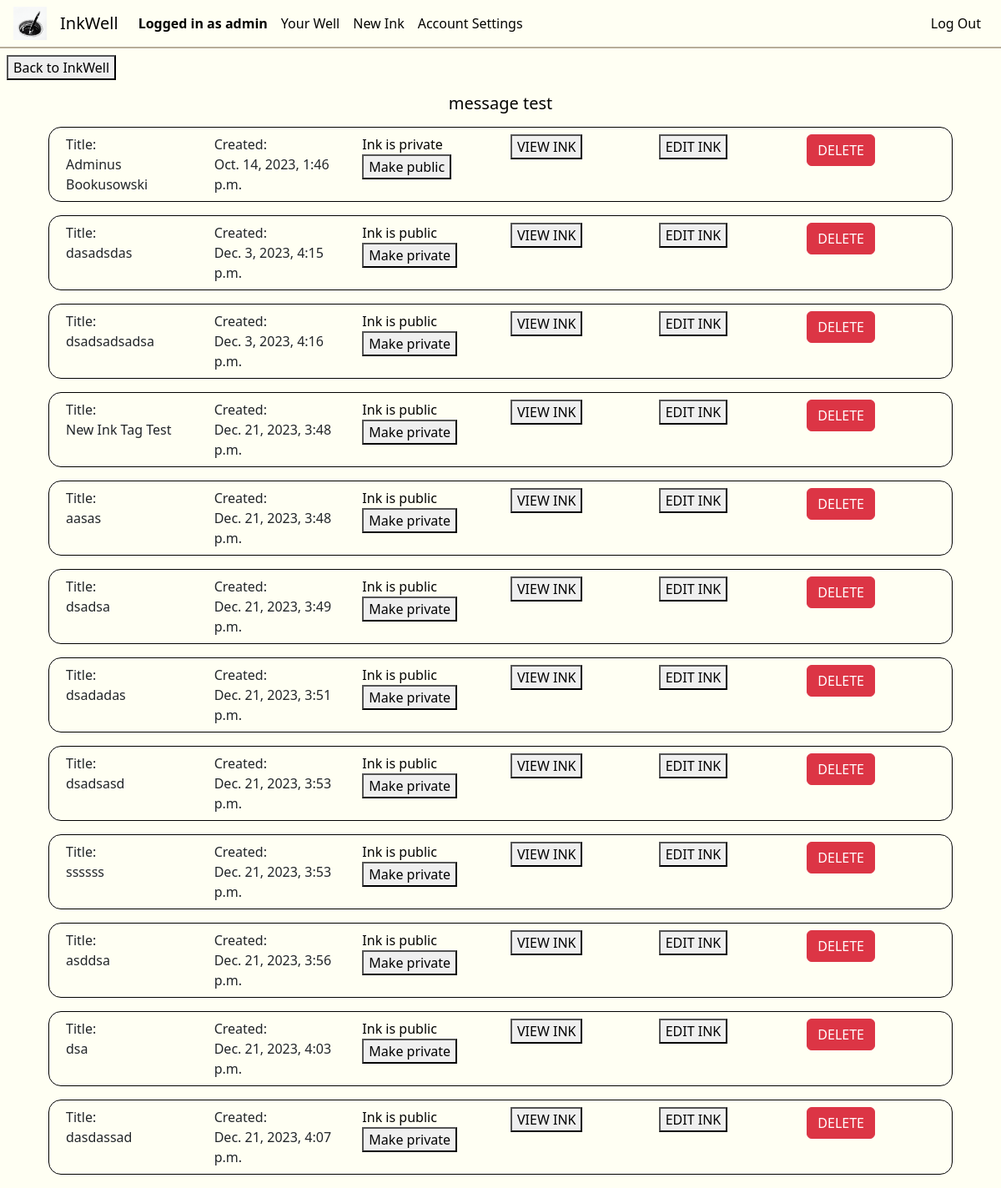
The page /ink_settings (signed in) on the database its author committed.
### inkwell/models.py (models this page shows, shortened)
class User(AbstractUser):
    about = models.CharField(max_length=250, default="")
    profilePicture = models.ImageField(upload_to='', blank=True, null=True)

class Ink(models.Model):
    wellOrigin = models.ForeignKey(Well, on_delete=models.CASCADE, related_name="well_pk", default="")
    inkOwner = models.ForeignKey(User, on_delete=models.CASCADE, related_name="ink_owner", default="")
    coAuthors = models.ManyToManyField(User, related_name="CoAuthors", blank=True)
    privateStatus = models.BooleanField(default=False)
    updateStatus = models.BooleanField(default=False) # If the Ink is edited at least once, this changes to true
    ink_following = models.ManyToManyField(User, related_name="ink_following", blank=True)
    tags = models.ManyToManyField(Tag, related_name="tags", blank=True)
    description = models.CharField(max_length=500, default="")
    title = models.CharField(max_length=64, default="")
    views = models.PositiveBigIntegerField(default=0)
    creation_date = models.DateTimeField(default=timezone.now, editable=False)

### inkwell/views.py (the view)
# urls.py: path('ink_settings', views.ink_settings, name='ink_settings'),
@login_required
def ink_settings(request):
    retrieve_inks = Ink.objects.filter(inkOwner=request.user)
    return render(request, "inkwell/ink_settings.html", {
        "inks": retrieve_inks,
        "title": "Ink Settings",
        "message": "message test"
    })

### inkwell/templates/inkwell/ink_settings.html (shortened to what this page needs)
{% extends "inkwell/layout.html" %}
{% block body %}
<a href="{% url 'well' username=request.user.username %}"><button class="backToInkWell">Back to InkWell</button></a>
<div class="container">
    {% if message %}
        <h5 class="disFdirColAliCen m-2">{{ message }}</h5>
    {% endif %}
    {% for ink in inks %}
        <div class="row inkSettingRow">
            <div class="col">
                Title:
                <br>
                {{ ink.title }}
            </div>
            <div class="col">
                Created:
                <br>
                {{ ink.creation_date }}
            </div>
            <div class="col">
                <form class="form" method="post">
                    {% if ink.privateStatus %}
                        <span>Ink is private</span>
                        <button class="" id="makeInkPublic" type="submit" onclick="privatizeInk('makePublic')">Make public</button>
                    {% else %}
                        <span>Ink is public</span>
                        <button class="" id="makeInkPrivate" type="submit" onclick="privatizeInk('makePrivate')">Make private</button>
                    {% endif %}
                </form>
            </div>
            <div class="col">
                <a href="{% url 'ink_view' inkID=ink.id %}"><button>VIEW INK</button></a>
            </div>
            <div class="col">
                <a href="{% url 'edit_ink' inkID=ink.id %}"><button>EDIT INK</button></a>
            </div>
            <div class="col">
                <a href="{% url 'delete_ink' inkID=ink.id %}"><button class="btn btn-danger">DELETE</button></a>
            </div>
        </div>
    {% endfor %}
</div>
{% endblock %}

### inkwell/templates/inkwell/layout.html (shortened to what this page needs)
{% load static %}
<!DOCTYPE html>
<html lang="en">
    <head>
        <link href="https://cdn.jsdelivr.net/npm/bootstrap@5.3.2/dist/css/bootstrap.min.css" rel="stylesheet">
        <link href="{% static 'inkwell/styles.css' %}" rel="stylesheet">
        <link rel="stylesheet" href="//code.jquery.com/ui/1.12.1/themes/base/jquery-ui.css">
    </head>
    <body>
        <nav class="navbar navbar-expand-lg">
            <img class="nav-logo" src="{% static 'inkwell/inkwell1.ico' %}" width="40px" height="40px">
            <a class="navbar-brand" href="{% url 'index' %}">InkWell</a>
            <div class="collapse navbar-collapse" id="navbarNav">
                <ul class="navbar-nav d-flex justify-content-start nav-left col">
                    {% if user.is_authenticated %}
                        <li class="nav-item">
                            <span class="nav-link text-center loggedInAs">Logged in as {{request.user.username}}</span>
                        </li>
                        <li class="nav-item">
                            <a class="nav-link text-center" href="{% url 'well' username=user.username %}">Your Well</a>
                        </li>
                        <li class="nav-item">
                            <a class="nav-link text-center" href="{% url 'newInk' %}">New Ink</a>
                        </li>
                        <li class="nav-item">
                            <a class="nav-link text-center" href="{% url 'settings' %}">Account Settings</a>
                        </li>
                    {% endif %}
                </ul>
                <ul class="navbar-nav d-flex justify-content-end nav-right col-2">
                    {% if user.is_authenticated %}
                        <li class="nav-item">
                            <a class="nav-link" href="{% url 'logout' %}">Log Out</a>
                        </li>
                    {% endif %}
                </ul>
            </div>
          </nav>
        <div class="body">
            {% block body %}
            {% endblock %}
        </div>
    </body>
</html>

### inkwell/static/inkwell/styles.css (style rules this page uses)
:root { --black: #020202ff; --dark-green: #0d2818ff; --pakistan-green: #04471cff; --sea-green: #058c42ff; --malachite: #16db65ff; --coquelicot: #f15025ff; --white: #ffffffff; --platinum: #e6e8e6ff; --timberwolf: #ced0ceff; --eerie-black: #191919ff; --gunmetal: #223843ff; --antiflash-white: #eff1f3ff; --timberwolf: #dbd3d8ff; --desert-sand: #d8b4a0ff; --burnt-sienna: #d77a61ff; --baby-powder: #fdfffcff; --lapis-lazuli: #235789ff; --fire-engine-red: #c1292eff; --school-bus-yellow: #f1d302ff; --raisin-black: #161925ff; --khaki: #b7ad99ff; --folly: #ff4365ff; --black: #030301ff; --turquoise: #00d9c0ff; --ivory: #fffff3ff; --primary-color: var(--antiflash-white); --secondary-color: var(--ivory); --background-color: var(--ivory); --text-color: var(--black); --border-color: var(--khaki); }
.navbar-brand, .nav-logo { margin-left: 1rem; }
.loggedInAs { font-weight: bold; }
.navbar { border-bottom: 2px var(--border-color) solid; width: auto; }
.nav-right { margin-right: 1rem; }
.nav-link, .navbar-brand { color: var(--text-color); }
p, a, h1, h2, h3, h4, h5, span { color: var(--text-color); }
body { background-color: var(--background-color); margin: 0; z-index: 0; }
.disFdirColAliCen { display: flex; flex-direction: column; align-items: center; }
.backToInkView, .backToInkWell { margin: 0.5rem; }
.row { padding: 1rem; margin: 0; }
.inkSettingRow { margin: 1rem; border: 1px black solid; border-radius: 15px; padding: 0.5rem; }

### rows shown on the page
User: user.username "admin"
Ink: title "Adminus Bookusowski", creation_date "Oct. 14, 2023, 1:46 p.m."
Ink: title "dasadsdas", creation_date "Dec. 3, 2023, 4:15 p.m."
Ink: title "dsadsadsadsa", creation_date "Dec. 3, 2023, 4:16 p.m."
Ink: title "New Ink Tag Test", creation_date "Dec. 21, 2023, 3:48 p.m."
Ink: title "aasas", creation_date "Dec. 21, 2023, 3:48 p.m."
Ink: title "dsadsa", creation_date "Dec. 21, 2023, 3:49 p.m."
Ink: title "dsadadas", creation_date "Dec. 21, 2023, 3:51 p.m."
Ink: title "dsadsasd", creation_date "Dec. 21, 2023, 3:53 p.m."
Ink: title "ssssss", creation_date "Dec. 21, 2023, 3:53 p.m."
Ink: title "asddsa", creation_date "Dec. 21, 2023, 3:56 p.m."
Ink: title "dsa", creation_date "Dec. 21, 2023, 4:03 p.m."
Ink: title "dasdassad", creation_date "Dec. 21, 2023, 4:07 p.m."

### other values the page prints
{{ message }} "message test"
